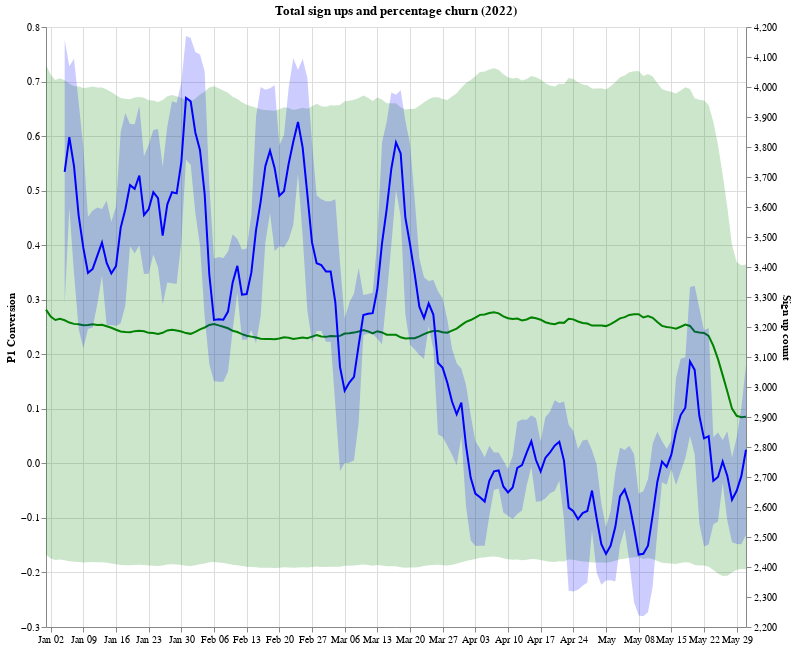

Here is the notebook cell this chart was saved with:
### Code cell
alt.layer(
    churn_w_std_chart,
    vol_w_std_chart
    )\
    .resolve_scale(y="independent")\
    .properties(
        title="Total sign ups and percentage churn (2022)",
        width=700,
        height=600)

### Figure 1 — Vega-Lite specification as saved in the notebook (floating-point values rounded to 4 significant figures; data arrays with more than 128 entries replaced by an {"elided": "..."} marker saying what was removed)
{"config": {"view": {"continuousWidth": 400, "continuousHeight": 300}}, "layer": [{"layer": [{"data": {"name": "data-3e4c408462ce69235d3aefd9d45995b8"}, "mark": {"type": "line", "color": "green"}, "encoding": {"x": {"field": "create_time", "title": null, "type": "temporal"}, "y": {"field": "mean_churn", "title": "P1 Conversion", "type": "quantitative"}}}, {"data": {"name": "data-3e4c408462ce69235d3aefd9d45995b8"}, "mark": {"type": "area", "color": "green", "opacity": 0.2}, "encoding": {"x": {"field": "create_time", "title": null, "type": "temporal"}, "y": {"field": "churn_std_y1", "scale": {"zero": false}, "type": "quantitative"}, "y2": {"field": "churn_std_y2"}}}], "height": 600, "width": 700}, {"layer": [{"data": {"name": "data-3e4c408462ce69235d3aefd9d45995b8"}, "mark": {"type": "line", "color": "blue"}, "encoding": {"x": {"field": "create_time", "title": null, "type": "temporal"}, "y": {"field": "vol_ma", "title": "Sign up count", "type": "quantitative"}}}, {"data": {"name": "data-3e4c408462ce69235d3aefd9d45995b8"}, "mark": {"type": "area", "color": "blue", "opacity": 0.2}, "encoding": {"x": {"field": "create_time", "title": null, "type": "temporal"}, "y": {"field": "vol_std_y1", "scale": {"zero": false}, "type": "quantitative"}, "y2": {"field": "vol_std_y2"}}}], "height": 600, "width": 700}], "height": 600, "resolve": {"scale": {"y": "independent"}}, "title": "Total sign ups and percentage churn (2022)", "width": 700, "$schema": "https://vega.github.io/schema/vega-lite/v4.17.0.json", "datasets": {"data-3e4c408462ce69235d3aefd9d45995b8": {"elided": "151 records"}}}
